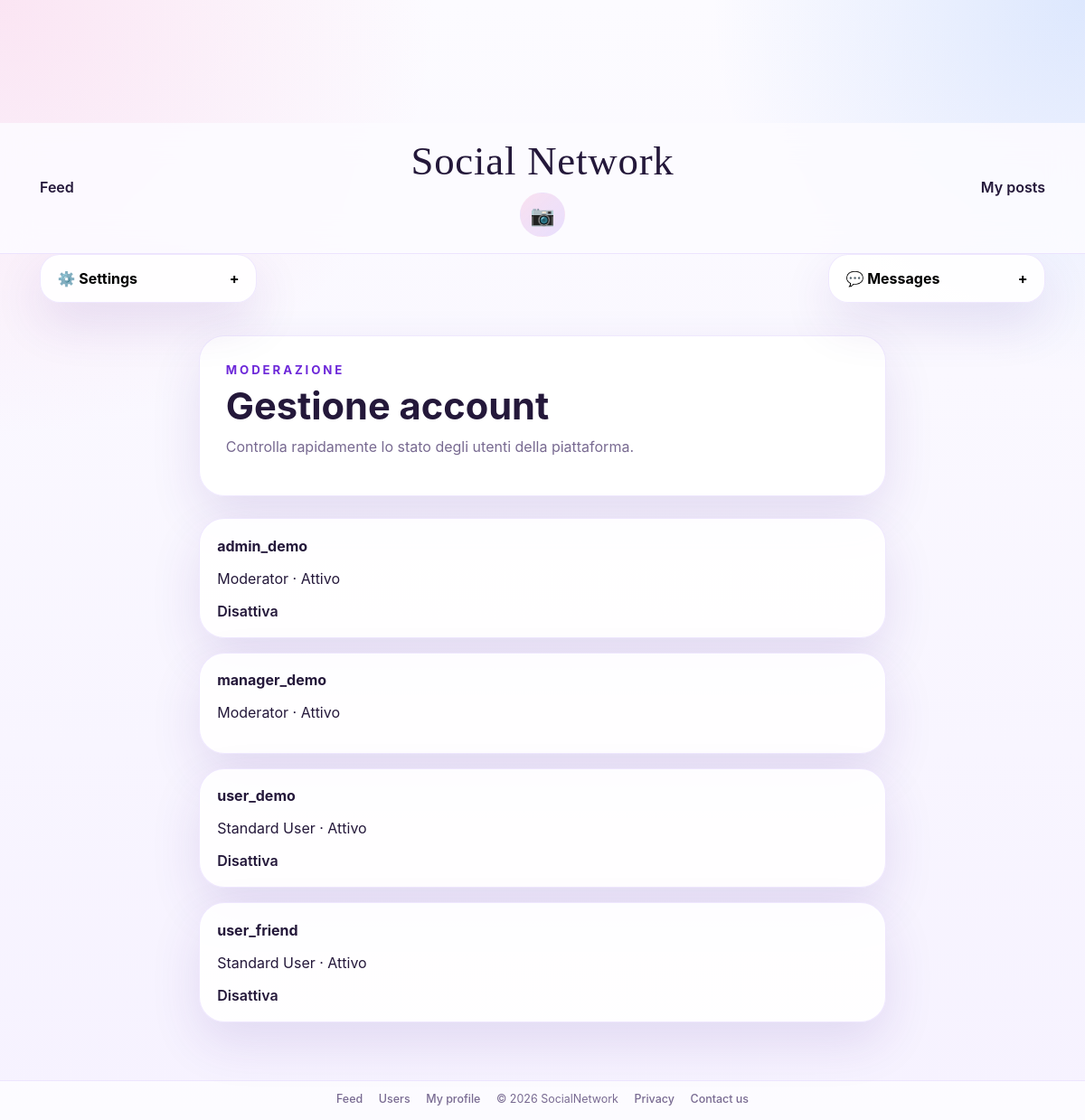
The page /accounts/moderation/users/ (signed in) on the database as committed earlier.
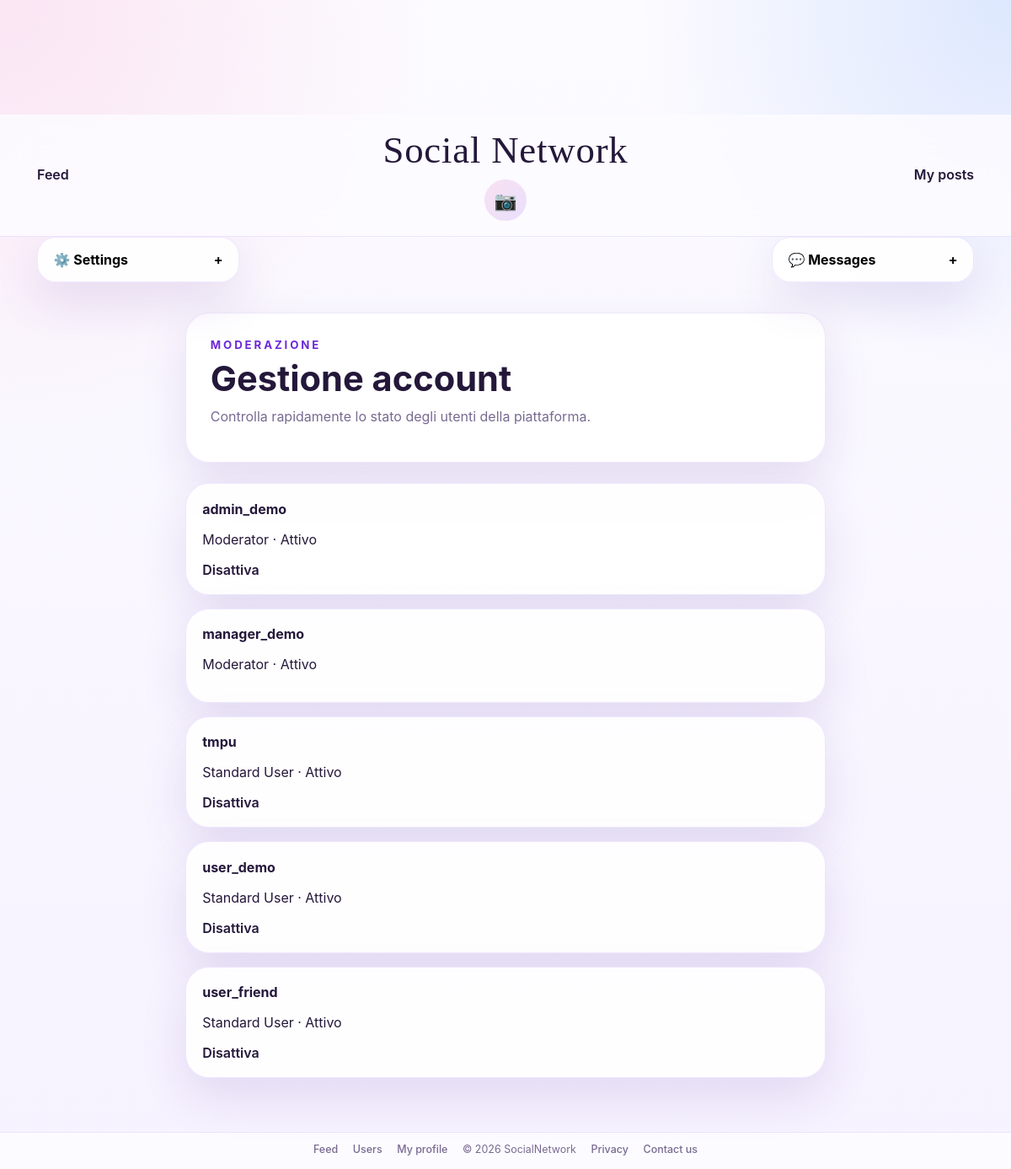
The same page on the database as committed later.
### accounts/models.py (models this page shows, shortened)
class User(AbstractUser):
    class Roles(models.TextChoices):
        STANDARD = 'standard', 'Standard User'
        MODERATOR = 'moderator', 'Moderator'
    role = models.CharField(max_length=20, choices=Roles.choices, default=Roles.STANDARD)
    bio = models.TextField(blank=True)
    profile_image = models.ImageField(upload_to='profiles/', blank=True, null=True)
    def is_moderator(self):
        return self.role == self.Roles.MODERATOR

### accounts/views.py (the view)
# urls.py: path('moderation/users/', ModeratorUserListView.as_view(), name='moderation-users'),
class ModeratorUserListView(ModeratorRequiredMixin, ListView):
    model = User
    template_name = 'accounts/moderation_users.html'
    context_object_name = 'users'
    def get_queryset(self):
        return User.objects.order_by('username')

### accounts/mixins.py (called while the page is built)
    def test_func(self):
        return self.request.user.is_authenticated and self.request.user.is_moderator()

### templates/accounts/moderation_users.html (shortened to what this page needs)
{% extends 'base.html' %}
{% block content %}
<section class="page-intro">
    <div>
        <p class="eyebrow">Moderazione</p>
        <h1>Gestione account</h1>
        <p class="section-copy">Controlla rapidamente lo stato degli utenti della piattaforma.</p>
    </div>
</section>
<div class="stack-grid">
    {% for account in users %}
        <article class="info-card">
            <p><strong>{{ account.username }}</strong></p>
            <p>{{ account.get_role_display }} · {% if account.is_active %}Attivo{% else %}Disattivato{% endif %}</p>
            {% if account.pk != user.pk %}
                <form method="post" action="{% url 'accounts:toggle-user-status' account.pk %}">
                    <button class="text-button text-button--danger" type="submit">
                        {% if account.is_active %}Disattiva{% else %}Riattiva{% endif %}
                    </button>
                </form>
            {% endif %}
        </article>
    {% endfor %}
</div>
{% endblock %}

Rows that differ between the two databases and show on the page:
added User: username "tmpu", role "Standard User", is_active "Attivo"
